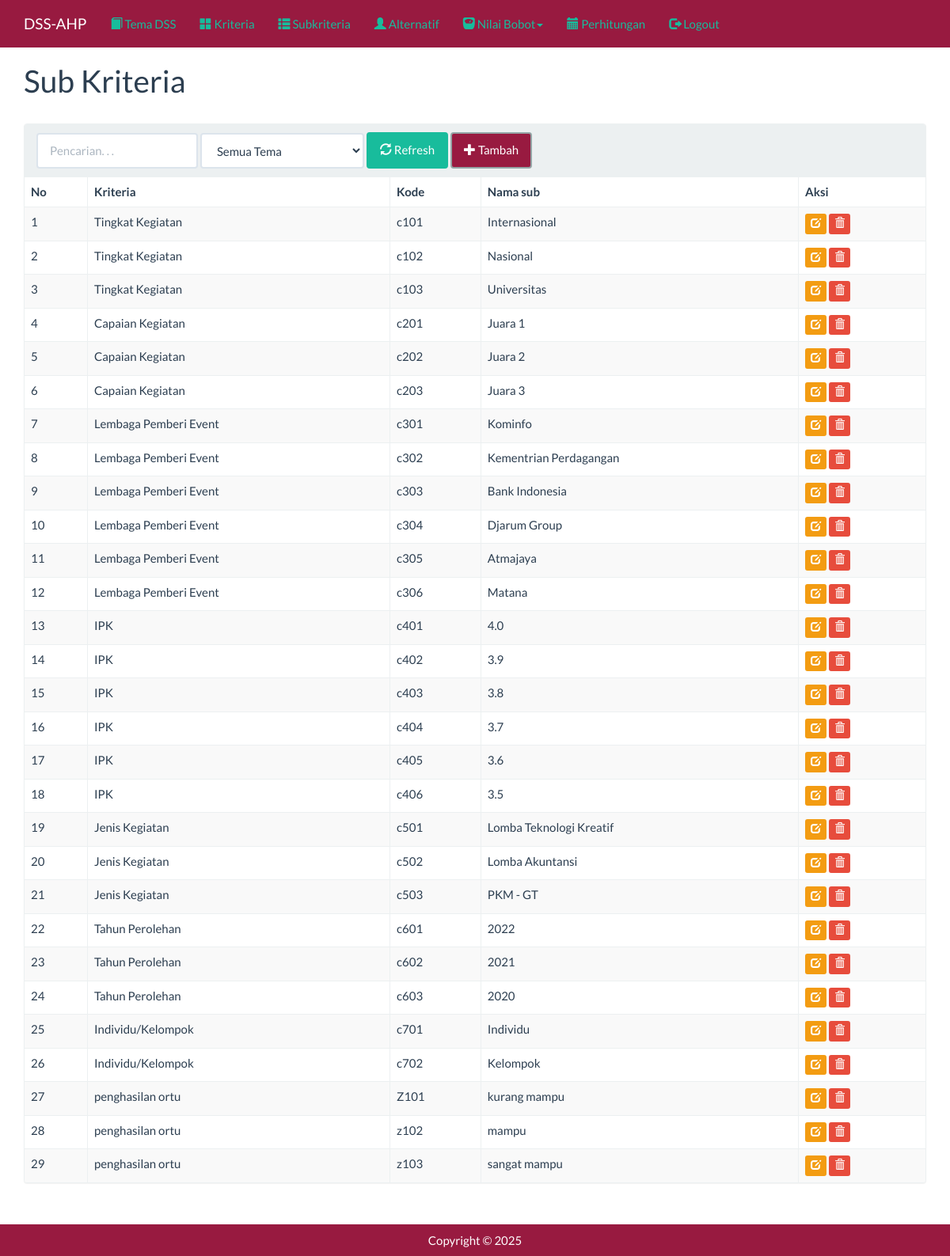
/index.php?m=sub (signed in), run on the app's committed database.
### tables this page shows
CREATE TABLE `tb_sub` (
  `kode_sub` varchar(255) NOT NULL,
  `kode_kriteria` varchar(255) DEFAULT NULL,
  `nama_sub` varchar(255) DEFAULT NULL,
  `nilai_sub` double DEFAULT NULL,
  PRIMARY KEY (`kode_sub`)
);

CREATE TABLE `tb_kriteria` (
  `kode_kriteria` varchar(16) NOT NULL,
  `nama_kriteria` varchar(256) DEFAULT NULL,
  `kode_tema` varchar(16) DEFAULT NULL,
  PRIMARY KEY (`kode_kriteria`),
  KEY `kode_tema` (`kode_tema`)
);

### config.php (called while the page is built, shortened)
<?php
$config["server"] = 'www.db4free.net';
$config["username"] = 'dss_ahp';
$config["password"] = 'tugasdss';
$config["database_name"] = 'dss_ahp';

### includes/db.php (called while the page is built, shortened)
<?php
class DB
{
    var $conn = null;
    public function __construct($host, $username, $passwd, $dbname)
    {
        global $config;
        $port = isset($config['port']) ? $config['port'] : 3306;
        $this->conn = mysqli_connect($host, $username, $passwd, $dbname, $port);
    }
    public function query($sql)
    {
        $query = mysqli_query($this->conn, $sql) or die('<pre>Error mysqli_query: ' . mysqli_error($this->conn) . '<br />' . $sql . '</pre>');
        return $query;
    }
    public function get_results($sql)
    {
        $query = $this->query($sql);
        $arr = array();
        while ($row = mysqli_fetch_object($query)) {
            $arr[] = $row;
        }
        return $arr;
    }
}

### functions.php (called while the page is built, shortened)
<?php
include 'config.php';
include 'includes/db.php';
$db = new DB($config['server'], $config['username'], $config['password'], $config['database_name']);
include 'includes/general.php';

### includes/general.php (called while the page is built, shortened)
<?php
function esc_field($str)
{
    return addslashes($str);
}

### sub.php (the view, shortened to what this page needs)
<div class="page-header">
    <h1>Sub Kriteria</h1>
</div>
<div class="panel panel-default">
    <div class="panel-heading">
        <form class="form-inline">
            <div class="form-group">
                <input class="form-control" type="text" placeholder="Pencarian. . ." name="q" value="<?= $_GET['q'] ?>" />
            </div>
            <div class="form-group">
                <select class="form-control" name="tema">
                    <option value="">Semua Tema</option>
                </select>
            </div>
            <div class="form-group">
                <button class="btn btn-success"><span class="glyphicon glyphicon-refresh"></span> Refresh</button>
            </div>
            <div class="form-group">
                <a style="background-color: #981A40;" class="btn btn-default" href="?m=sub_tambah"><span class="glyphicon glyphicon-plus"></span> Tambah</a>
            </div>
        </form>
    </div>
    <div class="table-responsive">
        <table class="table table-bordered table-hover table-striped">
            <thead>
                <tr>
                    <th>No</th>
                    <th>Kriteria</th>
                    <th>Kode</th>
                    <th>Nama sub</th>
                    <th>Aksi</th>
                </tr>
            </thead>
            <?php
            $q = esc_field($_GET['q']);
            $where = "nama_sub LIKE '%$q%'";
            $rows = $db->get_results("SELECT * FROM tb_sub s
                INNER JOIN tb_kriteria k ON s.kode_kriteria=k.kode_kriteria
                WHERE $where ORDER BY k.kode_kriteria, s.kode_sub");
            $no = 0;
            foreach ($rows as $row) : ?>
                <tr>
                    <td><?= ++$no ?></td>
                    <td><?= $row->nama_kriteria ?></td>
                    <td><?= $row->kode_sub ?></td>
                    <td><?= $row->nama_sub ?></td>
                    <td>
                        <a class="btn btn-xs btn-warning" href="?m=sub_ubah&ID=<?= $row->kode_sub ?>"><span class="glyphicon glyphicon-edit"></span></a>
                        <a class="btn btn-xs btn-danger" href="aksi.php?act=sub_hapus&ID=<?= $row->kode_sub ?>" onclick="return confirm('Hapus data?')"><span class="glyphicon glyphicon-trash"></span></a>
                    </td>
                </tr>
            <?php endforeach ?>
        </table>
    </div>
</div>

### assets/css/general.css (style rules this page uses)
html { position: relative; min-height: 100%; }
body { margin-bottom: 70px; }
.page-header { margin-top: 0; padding-bottom: 0; }
.page-header h1 { margin-top: 0; }

### data on the page
tb_sub: kode_kriteria.nama_kriteria "Tingkat Kegiatan", kode_sub "c101", nama_sub "Internasional"
tb_sub: kode_kriteria.nama_kriteria "Tingkat Kegiatan", kode_sub "c102", nama_sub "Nasional"
tb_sub: kode_kriteria.nama_kriteria "Tingkat Kegiatan", kode_sub "c103", nama_sub "Universitas"
tb_sub: kode_kriteria.nama_kriteria "Capaian Kegiatan", kode_sub "c201", nama_sub "Juara 1"
tb_sub: kode_kriteria.nama_kriteria "Capaian Kegiatan", kode_sub "c202", nama_sub "Juara 2"
tb_sub: kode_kriteria.nama_kriteria "Capaian Kegiatan", kode_sub "c203", nama_sub "Juara 3"
tb_sub: kode_kriteria.nama_kriteria "Lembaga Pemberi Event", kode_sub "c301", nama_sub "Kominfo"
tb_sub: kode_kriteria.nama_kriteria "Lembaga Pemberi Event", kode_sub "c302", nama_sub "Kementrian Perdagangan"
tb_sub: kode_kriteria.nama_kriteria "Lembaga Pemberi Event", kode_sub "c303", nama_sub "Bank Indonesia"
tb_sub: kode_kriteria.nama_kriteria "Lembaga Pemberi Event", kode_sub "c304", nama_sub "Djarum Group"
tb_sub: kode_kriteria.nama_kriteria "Lembaga Pemberi Event", kode_sub "c305", nama_sub "Atmajaya"
tb_sub: kode_kriteria.nama_kriteria "Lembaga Pemberi Event", kode_sub "c306", nama_sub "Matana"
tb_sub: kode_kriteria.nama_kriteria "IPK", kode_sub "c401", nama_sub "4.0"
tb_sub: kode_kriteria.nama_kriteria "IPK", kode_sub "c402", nama_sub "3.9"
tb_sub: kode_kriteria.nama_kriteria "IPK", kode_sub "c403", nama_sub "3.8"
tb_sub: kode_kriteria.nama_kriteria "IPK", kode_sub "c404", nama_sub "3.7"
tb_sub: kode_kriteria.nama_kriteria "IPK", kode_sub "c405", nama_sub "3.6"
tb_sub: kode_kriteria.nama_kriteria "IPK", kode_sub "c406", nama_sub "3.5"
tb_sub: kode_kriteria.nama_kriteria "Jenis Kegiatan", kode_sub "c501", nama_sub "Lomba Teknologi Kreatif"
tb_sub: kode_kriteria.nama_kriteria "Jenis Kegiatan", kode_sub "c502", nama_sub "Lomba Akuntansi"
tb_sub: kode_kriteria.nama_kriteria "Jenis Kegiatan", kode_sub "c503", nama_sub "PKM - GT"
tb_sub: kode_kriteria.nama_kriteria "Tahun Perolehan", kode_sub "c601", nama_sub "2022"
tb_sub: kode_kriteria.nama_kriteria "Tahun Perolehan", kode_sub "c602", nama_sub "2021"
tb_sub: kode_kriteria.nama_kriteria "Tahun Perolehan", kode_sub "c603", nama_sub "2020"
tb_sub: kode_kriteria.nama_kriteria "Individu/Kelompok", kode_sub "c701", nama_sub "Individu"
tb_sub: kode_kriteria.nama_kriteria "Individu/Kelompok", kode_sub "c702", nama_sub "Kelompok"
tb_sub: kode_kriteria.nama_kriteria "penghasilan ortu", kode_sub "Z101", nama_sub "kurang mampu"
tb_sub: kode_kriteria.nama_kriteria "penghasilan ortu", kode_sub "z102", nama_sub "mampu"
tb_sub: kode_kriteria.nama_kriteria "penghasilan ortu", kode_sub "z103", nama_sub "sangat mampu"
